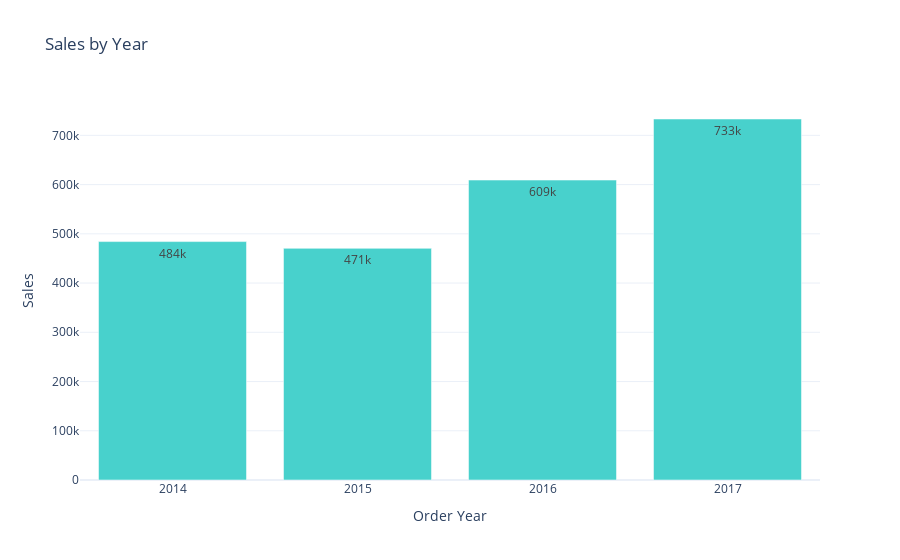

Here is the notebook cell this chart was saved with:
### Markdown cell above
#### 5-Sales by Year

### Code cell
sales_by_year = df.groupby('Order Year')['Sales'].sum().reset_index()
fig = px.bar(sales_by_year,x='Order Year',y='Sales',title='Sales by Year',text_auto='.3s')
fig.update_traces(marker_color=colors[1])
fig.update_xaxes(tickvals=[2014, 2015, 2016, 2017])

fig.show()

### Figure 1 — Plotly figure (JSON) as saved in the notebook; plotly's stock layout.template omitted (floating-point values rounded to 4 significant figures)
{"data": [{"alignmentgroup": "True", "hovertemplate": "Order Year=%{x}<br>Sales=%{y}<extra></extra>", "legendgroup": "", "marker": {"color": "mediumturquoise", "pattern": {"shape": ""}}, "name": "", "offsetgroup": "", "orientation": "v", "showlegend": false, "textposition": "auto", "texttemplate": "%{y:.3s}", "type": "bar", "x": [2014, 2015, 2016, 2017], "xaxis": "x", "y": [484200.0, 470500.0, 609200.0, 733200.0], "yaxis": "y"}], "layout": {"barmode": "relative", "legend": {"tracegroupgap": 0}, "title": {"text": "Sales by Year"}, "xaxis": {"anchor": "y", "domain": [0, 1], "tickvals": [2014, 2015, 2016, 2017], "title": {"text": "Order Year"}}, "yaxis": {"anchor": "x", "domain": [0, 1], "title": {"text": "Sales"}}}}
